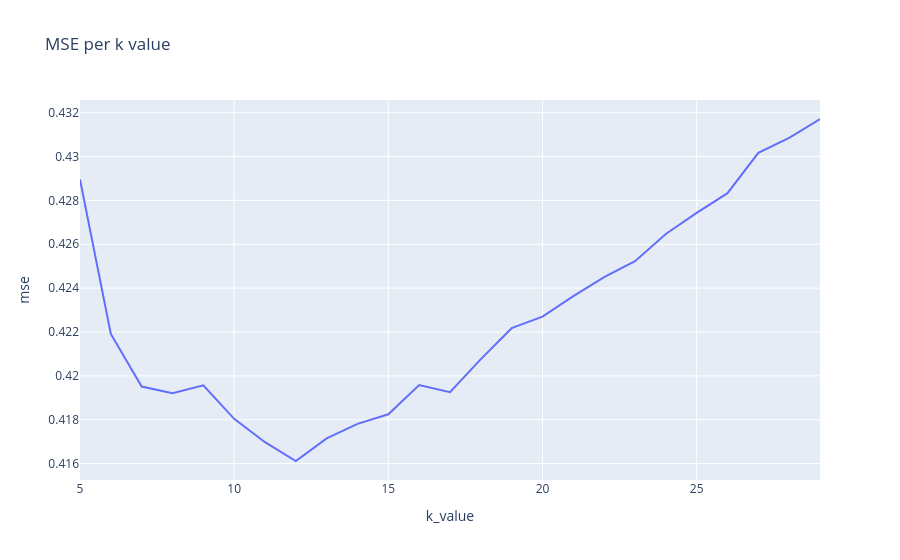

Notebook source saved alongside this figure:
### Code cell
see_optimum_k(errors, 'sklearn_model')

### Figure 1 — Plotly figure (JSON) as saved in the notebook; plotly's stock layout.template omitted (floating-point values rounded to 4 significant figures)
{"data": [{"hovertemplate": "k_value=%{x}<br>mse=%{y}<extra></extra>", "legendgroup": "", "line": {"color": "#636efa", "dash": "solid"}, "marker": {"symbol": "circle"}, "mode": "lines", "name": "", "orientation": "v", "showlegend": false, "type": "scatter", "x": [5, 6, 7, 8, 9, 10, 11, 12, 13, 14, 15, 16, 17, 18, 19, 20, 21, 22, 23, 24, 25, 26, 27, 28, 29], "xaxis": "x", "y": [0.429, 0.4219, 0.4195, 0.4192, 0.4196, 0.418, 0.417, 0.4161, 0.4171, 0.4178, 0.4182, 0.4196, 0.4193, 0.4208, 0.4222, 0.4227, 0.4236, 0.4245, 0.4252, 0.4265, 0.4274, 0.4283, 0.4302, 0.4309, 0.4317], "yaxis": "y"}], "layout": {"legend": {"tracegroupgap": 0}, "title": {"text": "MSE per k value"}, "xaxis": {"anchor": "y", "domain": [0, 1], "title": {"text": "k_value"}}, "yaxis": {"anchor": "x", "domain": [0, 1], "title": {"text": "mse"}}}}
